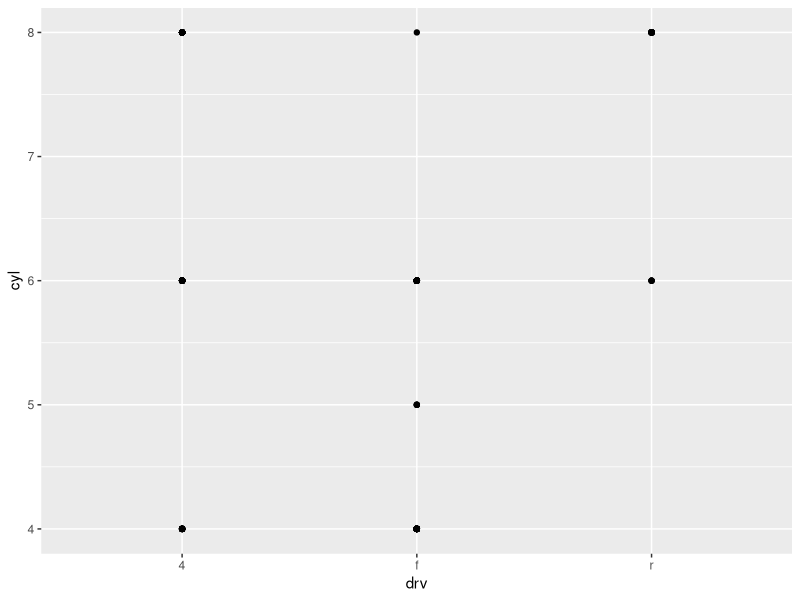
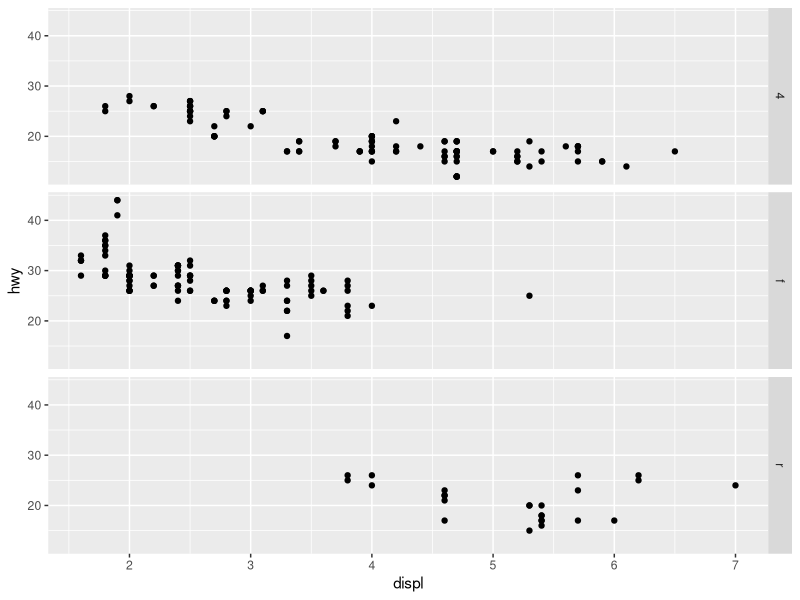
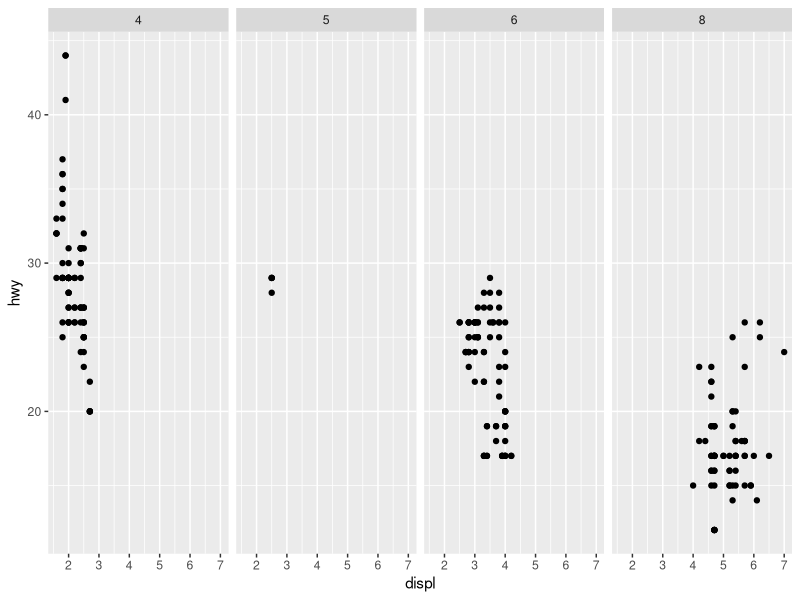
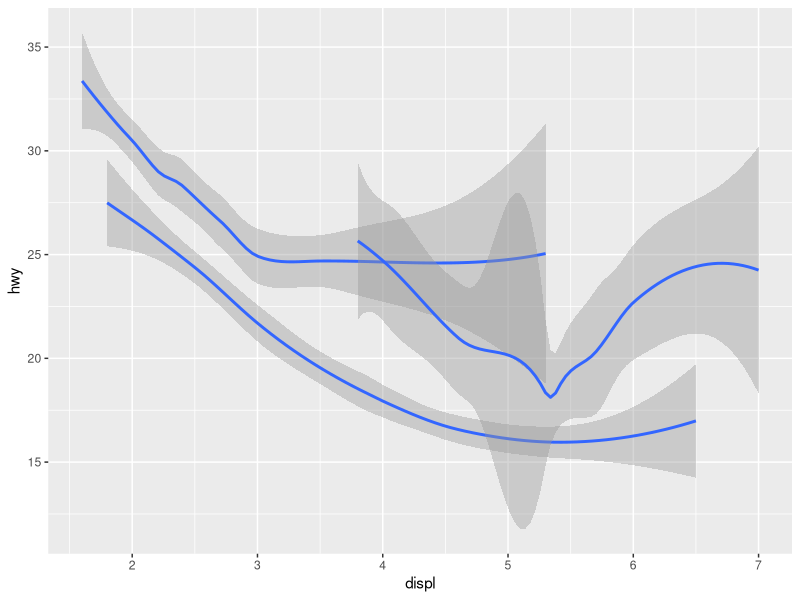
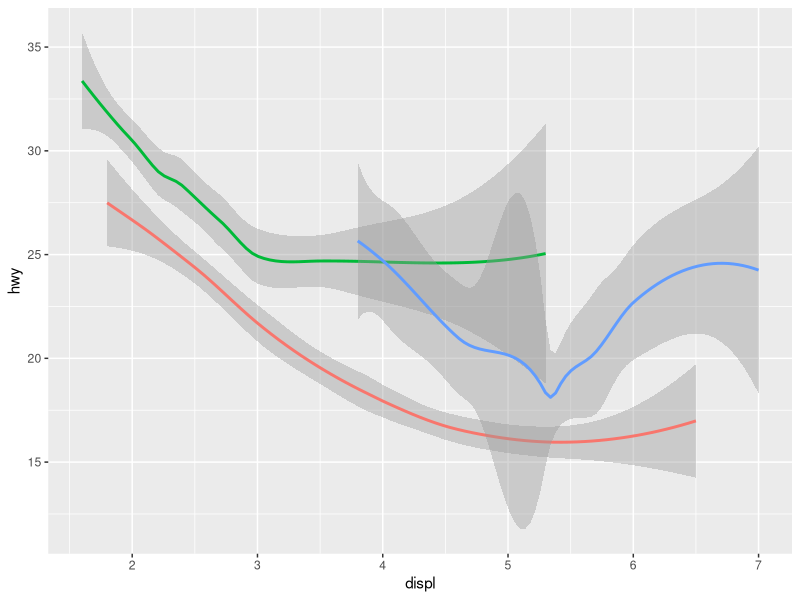
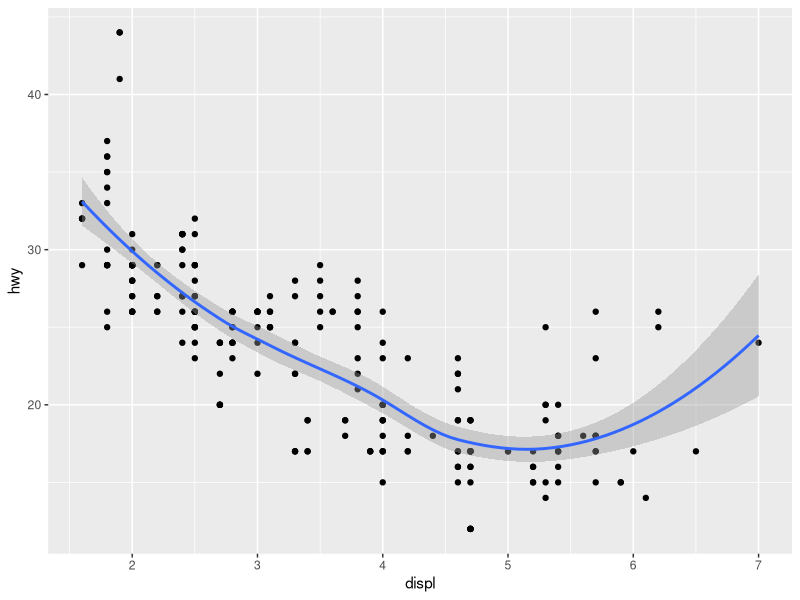
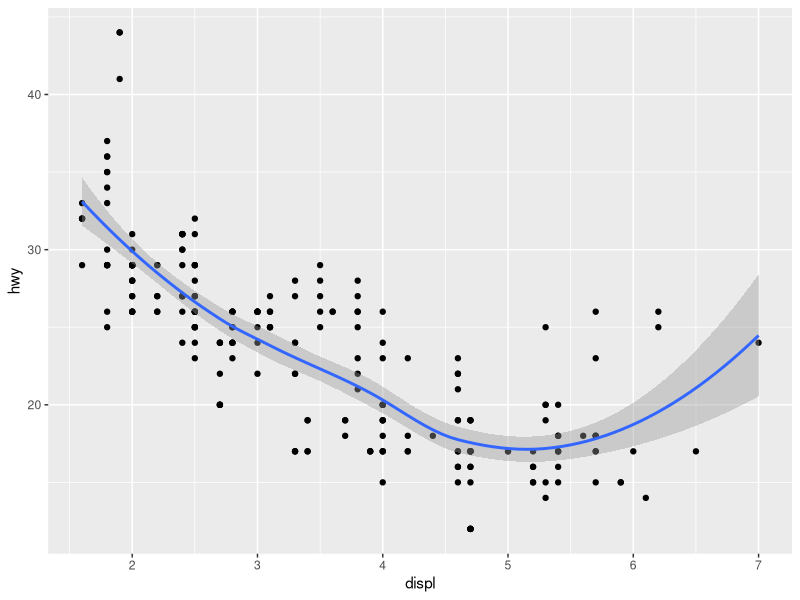
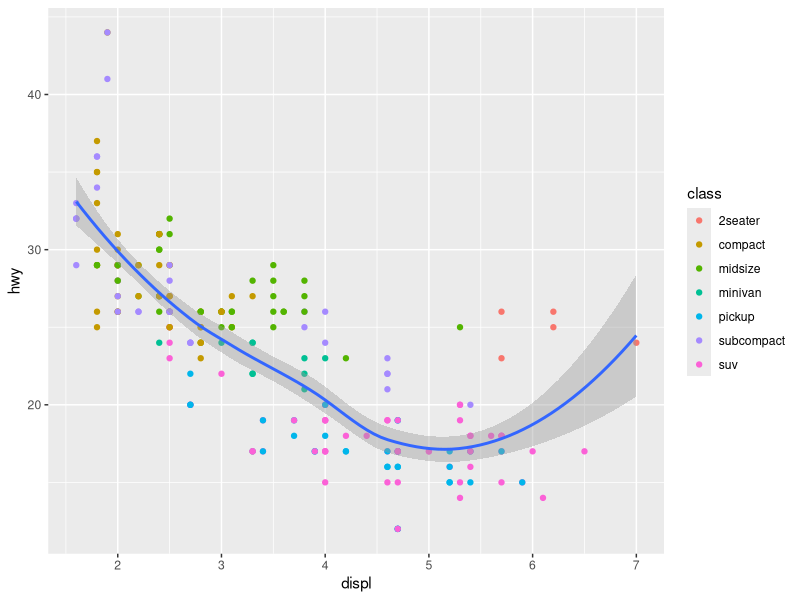

The R source for these figures, in order: (Note: this script raises an error after producing the figures.)
## ---- chunk 1
knitr::opts_chunk$set(echo = TRUE)
## ---- chunk 2
library(tidyverse)
## ---- chunk 3

## ---- chunk 4

## ---- chunk 5

## ---- chunk 6

## ---- chunk 7
mpg
## ---- chunk 8

## ---- chunk 9
ggplot(data = mpg) + 
  geom_point(mapping = aes(x = drv, y = cyl))
## ---- chunk 10
ggplot(data = mpg) + 
  geom_point(mapping = aes(x = displ, y = hwy)) +
  facet_grid(drv ~ .)

ggplot(data = mpg) + 
  geom_point(mapping = aes(x = displ, y = hwy)) +
  facet_grid(. ~ cyl)
## ---- chunk 11

## ---- chunk 12

## ---- chunk 13

## ---- chunk 14
gg2 <- lsf.str("package:ggplot2")
gg2[grep("^geom", gg2)]
## ---- chunk 15
ggplot(data = mpg) +
  geom_smooth(mapping = aes(x = displ, y = hwy, group = drv))
## ---- chunk 16
ggplot(data = mpg) +
  geom_smooth(
    mapping = aes(x = displ, y = hwy, color = drv),
    show.legend = FALSE
  )
## ---- chunk 17
ggplot(data = mpg) + 
  geom_point(mapping = aes(x = displ, y = hwy)) +
  geom_smooth(mapping = aes(x = displ, y = hwy))
## ---- chunk 18
ggplot(data = mpg, mapping = aes(x = displ, y = hwy)) + 
  geom_point() +
  geom_smooth()
## ---- chunk 19
ggplot(data = mpg, mapping = aes(x = displ, y = hwy)) + 
  geom_point(mapping = aes(color = class)) + 
  geom_smooth()
## ---- chunk 20
ggplot(data = mpg, mapping = aes(x = displ, y = hwy)) + 
  geom_point(mapping = aes(color = class)) + 
  geom_smooth(data = filter(mpg, class == "subcompact"), se = FALSE)
## ---- chunk 21
ggplot(data = mpg, mapping = aes(x = displ, y = hwy, color = drv)) + 
  geom_point() + 
  geom_smooth(se = FALSE)
## ---- chunk 22
ggplot(data = mpg, mapping = aes(x = displ, y = hwy)) + 
  geom_point() + 
  geom_smooth()

ggplot() + 
  geom_point(data = mpg, mapping = aes(x = displ, y = hwy)) + 
  geom_smooth(data = mpg, mapping = aes(x = displ, y = hwy))
## ---- chunk 23
ggplot(data = diamonds) + 
  geom_bar(mapping = aes(x = cut))
## ---- chunk 24
diamonds
## ---- chunk 25
ggplot(data = diamonds) + 
  stat_count(mapping = aes(x = cut))
## ---- chunk 26
diamonds_summarised <- diamonds %>% 
  group_by(cut) %>% 
  summarise(N = n())
diamonds_summarised
## ---- chunk 27
ggplot(data = diamonds_summarised) +
  geom_bar(mapping = aes(x = cut, y = N), stat = "identity")
## ---- chunk 28
ggplot(data = diamonds) + 
  geom_bar(mapping = aes(x = cut, y = ..prop.., group = 1))
## ---- chunk 29
ggplot(data = diamonds) + 
  stat_summary(
    mapping = aes(x = cut, y = depth),
    fun.ymin = min,
    fun.ymax = max,
    fun.y = median
  )
## ---- chunk 30
ggplot(data = diamonds) + 
  stat_summary(
    mapping = aes(x = cut, y = depth),
    fun.data = mean_se
  )
## ---- chunk 31
ggplot(data = diamonds) + 
  stat_count(mapping = aes(x = cut, fill = cut))
## ---- chunk 32
ggplot(data = diamonds) + 
  stat_count(mapping = aes(x = cut, fill = clarity))
## ---- chunk 33
ggplot(data = diamonds) + 
  stat_count(mapping = aes(x = cut, fill = clarity), position = "identity")
## ---- chunk 34
ggplot(data = diamonds) + 
  geom_bar(mapping = aes(x = cut, fill = clarity), position = "fill")
## ---- chunk 35
ggplot(data = diamonds) + 
  geom_bar(mapping = aes(x = cut, fill = clarity), position = "dodge")
## ---- chunk 36
ggplot(data = mpg) +
  geom_point(mapping = aes(x = displ, y = hwy), position = "jitter")
## ---- chunk 37
ggplot(data = mpg, mapping = aes(x = cty, y = hwy)) + 
  geom_point()
## ---- chunk 38
ggplot(data = mpg, mapping = aes(x = class, y = hwy)) + 
  geom_boxplot() +
  coord_flip()
## ---- chunk 39
# install.packages("sp")
# level 0 map data was downloaded from http://www.gadm.org/country
est <- read_rds("data/EST_adm0.rds")
ggplot(est, aes(long, lat, group = group)) +
  geom_polygon(fill = "white", colour = "black")

ggplot(est, aes(long, lat, group = group)) +
  geom_polygon(fill = "white", colour = "black") +
  coord_quickmap()
